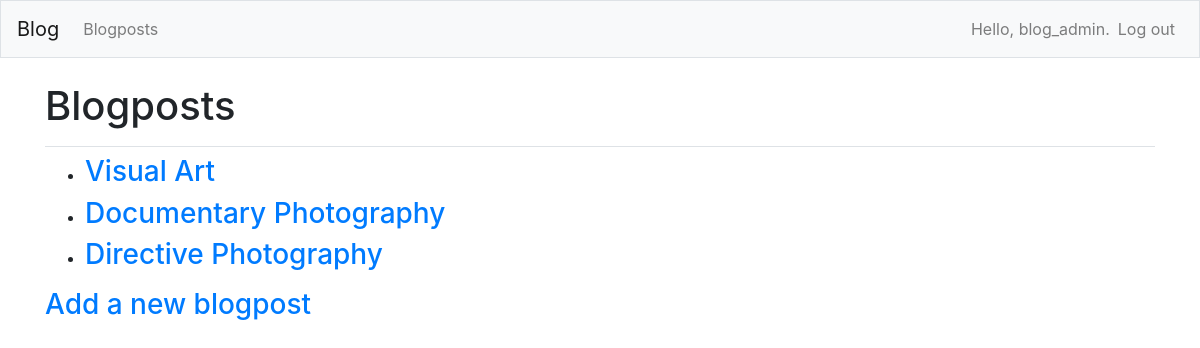
The page /blogposts/ (signed in) on the database its author committed.
### blogs/models.py (models this page shows)
class BlogPost(models.Model):
    title = models.CharField(max_length=200)
    date_added = models.DateTimeField(auto_now_add=True)
    owner = models.ForeignKey(User, on_delete=models.CASCADE)
    def __str__(self):
        return self.title

### blogs/views.py (the view)
# urls.py: url(r'^blogposts/$', views.blogposts, name='blogposts'),
@login_required
def blogposts(request):
    blogposts = BlogPost.objects.filter(owner=request.user).order_by('-date_added')
    context = {'blogposts': blogposts}
    return render(request, 'blogs/blogposts.html', context)

### blogs/templates/blogs/blogposts.html
{% extends "blogs/base.html" %}
{% block page_header %}
  <h1>Blogposts</h1>
{% endblock page_header %}
{% block content %}
  <ul>
    {% for blogpost in blogposts %}
      <li><h3>
          <a href="{% url 'blogs:blogpost' blogpost.id %}">{{ blogpost }}</a>
      </h3></li>
    {% empty %}
      <li><h3>No topics have been added yet.</h3></li>
    {% endfor %}
  </ul>
  <h3><a href="{% url 'blogs:new_blogpost' %}">Add a new blogpost</a></h3>
{% endblock content %}

### blogs/templates/blogs/base.html (shortened to what this page needs)
{% load bootstrap4 %}
<!doctype html>
<html lang="en">
  <head>
    {% bootstrap_css %}
  </head>
  <body>
    <nav class="navbar navbar-expand-md navbar-light bg-light mb-4 border">
      <a class="navbar-brand" href="{% url 'blogs:index' %}">Blog</a>
      <div class="collapse navbar-collapse" id="navbarCollapse">
        <ul class="navbar-nav mr-auto">
          <li class="nav-item">
            <a class="nav-link" href="{% url 'blogs:blogposts' %}">
              Blogposts</a>
          </li>
        </ul>
        <ul class="navbar-nav ml-auto">
          {% if user.is_authenticated %}
            <li class="nav-item">
              <span class="navbar-text"}>Hello, {{ user.username }}.</span>
            </li>
            <li class="nav-item">
              <a class="nav-link" href="{% url 'users:logout' %}">Log out</a>
            </li>
          {% endif %}
        </ul>
      </div>
    </nav>
    <main role="main" class="container">
      <div class="pb-2 mb-2 border-bottom">
        {% block page_header %}{% endblock page_header %}
      </div>
      <div>
        {% block content %}{% endblock content %}
      </div>
    </main>
  </body>
</html>

### rows shown on the page
BlogPost: title "Visual Art"
BlogPost: title "Documentary Photography"
BlogPost: title "Directive Photography"

### other values the page prints
{{ user.username }} "blog_admin"
